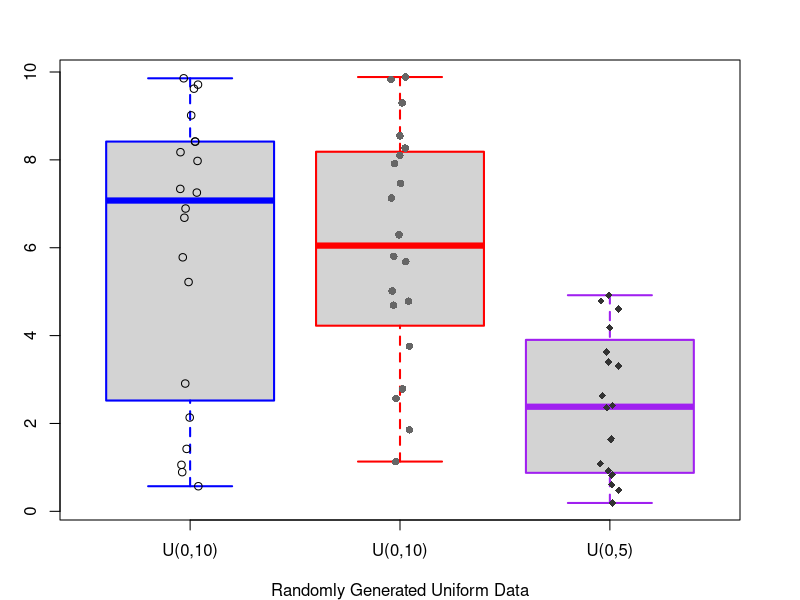

The R script that drew this image:
######################################################################
### R for College Mathematics and Statistics
### Thomas J Pfaff
### Code for Chapter 15: Nonparametric Statistical Tests
######################################################################


## Note: Seed is set so results will no vary.


set.seed(41)
x1=runif(20,0,10)
x2=runif(20,0,10)
x3=runif(20,0,5)
x1


Data=list(x1,x2,x3)
par(mar=c(4,3,3,3))
boxplot(Data,at=c(1,2,3),names=c("U(0,10)","U(0,10)","U(0,5)"),lwd=2,
	border=c("blue","red","purple"))
stripchart(Data,vertical=TRUE,method="jitter",jitter=0.05,add=TRUE,
	pch=c(1,16,18),col=c("black","gray40","gray20"))
mtext("Randomly Generated Uniform Data",side=1,line=3)


##### Wilcoxon Signed Rank Test for a Single Population #####


result=wilcox.test(x1,mu=5,alternative="greater",conf.int=TRUE,conf.level=0.90)
result


names(result)


##### Wilcoxon Rank Sum Test for Independent Groups #####


wilcox.test(x1,x2,conf.int=TRUE)


Data.Stacked.1=data.frame("data"=c(x1,x2),"factor"=c(rep("a",times=length(x1)),
	rep("b",times=length(x2))))
Data.Stacked.1

##### Wilcoxon Signed Rank Test for Dependent Data #####


wilcox.test(x1,x3,paired=TRUE,conf.int=TRUE)


##### Spearman's Rank Correlation Coefficient #####


cor.test(x1,x2,method="spearman")


##### Kruskal-Wallis One-Way Analysis of Variance #####


Data.Stacked.2=data.frame("data"=c(x1,x2,x3),"factor"=c(rep("a",
	times=length(x1)),rep("b",times=length(x2)),rep("c",times=length(x3))))
Data.Stacked.2


kruskal.test(Data.Stacked.2$data~Data.Stacked.2$factor)
